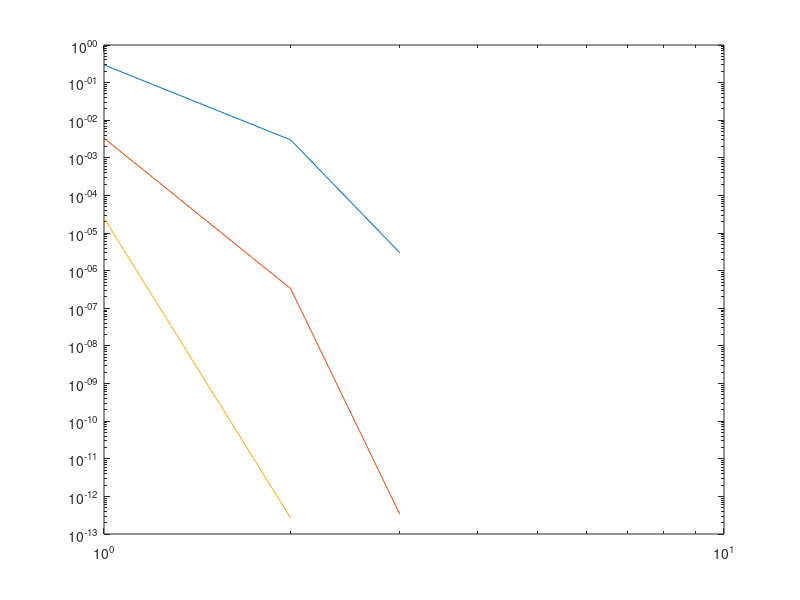

Here is the MATLAB script that generated this plot:
f = @(x) (x.^2 - 3 * x + 2) * atan(x);
df = @(x) (2 * x - 3) * atan(x) + ((x.^2 - 3*x + 2)/(x.^2 + 1));
x = 0;

FD1 = (f(x + (10^-1)) - f(x)) / (10^-1);
FD3 = (f(x + (10^-3)) - f(x)) / (10^-3);
FD6 = (f(x + (10^-6)) - f(x)) / (10^-6);

CD31 = (1/(2*(10^-1))) * (f(x + (10^-1)) - f(x - (10^-1)));
CD33 = (1/(2*(10^-3))) * (f(x + (10^-3)) - f(x - (10^-3)));
CD36 = (1/(2*(10^-6))) * (f(x + (10^-6)) - f(x - (10^-6)));

CD51 = (1/(12*(10^-1))) * (f(x - 2*(10^-1)) - 8 * f(x - (10^-1)) + 8 * f(x + (10^-1)) - f(x + 2*(10^-1)));
CD53 = (1/(12*(10^-3))) * (f(x - 2*(10^-3)) - 8 * f(x - (10^-3)) + 8 * f(x + (10^-3)) - f(x + 2*(10^-3)));
CD56 = (1/(12*(10^-6))) * (f(x - 2*(10^-6)) - 8 * f(x - (10^-6)) + 8 * f(x + (10^-6)) - f(x + 2*(10^-6)));

FD = zeros(1,3);
FD(1) = abs(df(x) - FD1);
FD(2) = abs(df(x) - FD3);
FD(3) = abs(df(x) - FD6);

CD3 = zeros(1,3);
CD3(1) = abs(df(x) - CD31);
CD3(2) = abs(df(x) - CD33);
CD3(3) = abs(df(x) - CD36);

CD5 = zeros(1,3);
CD5(1) = abs(df(x) - CD51);
CD5(2) = abs(df(x) - CD53);
CD5(3) = abs(df(x) - CD56);

loglog(FD);
hold on
loglog(CD3);
hold on
loglog(CD5);
hold off
